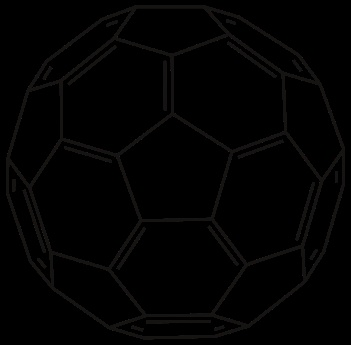
#> input picture PYCV/yahoo.jpg, 351 x 345 px
$ python translation.py --image yahoo.jpg
#> lines starting #> are read from the running program, lines starting #| are printed output that depends on the picture
# import the necessary packages
import numpy as np
import argparse
import imutils
import cv2

# construct the argument parser and parse the arguments
ap = argparse.ArgumentParser()
ap.add_argument("-i", "--image", required=True, help="Path to the image")
args = vars(ap.parse_args())

# load the image and show it
image = cv2.imread(args["image"])
#> image is the input picture: shape (345, 351, 3); mean B, G, R 2.2, 2.3, 2.4
cv2.imshow("Original", image)

# NOTE: Translating (shifting) an image is given by a NumPy matrix in
# the form:
#	[[1, 0, shiftX], [0, 1, shiftY]]
# You simply need to specify how many pixels you want to shift the image
# in the X and Y direction -- let's translate the image 25 pixels to the
# right and 50 pixels down
M = np.float32([[1, 0, 25], [0, 1, 50]])
shifted = cv2.warpAffine(image, M, (image.shape[1], image.shape[0]))
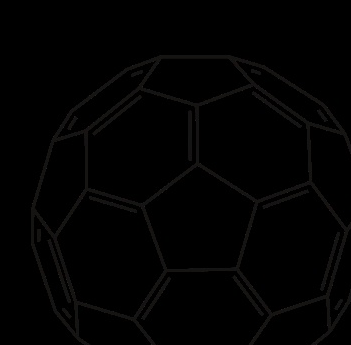
#> shifted: shape (345, 351, 3); mean B, G, R 1.8, 1.8, 2
cv2.imshow("Shifted Down and Right", shifted)
cv2.waitKey(0)

# now, let's shift the image 50 pixels to the left and 90 pixels up, we
# accomplish this using negative values
M = np.float32([[1, 0, -50], [0, 1, -90]])
shifted = cv2.warpAffine(image, M, (image.shape[1], image.shape[0]))
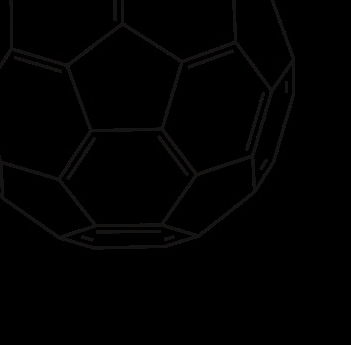
#> shifted: shape (345, 351, 3); mean B, G, R 1.3, 1.4, 1.4
cv2.imshow("Shifted Up and Left", shifted)
cv2.waitKey(0)

# finally, let's use our helper function in imutils to shift the image down
# 100 pixels
shifted = imutils.translate(image, 0, 100)
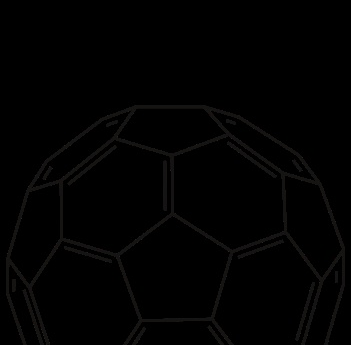
#> shifted: shape (345, 351, 3); mean B, G, R 1.5, 1.6, 1.7
cv2.imshow("Shifted Down", shifted)
cv2.waitKey(0)
